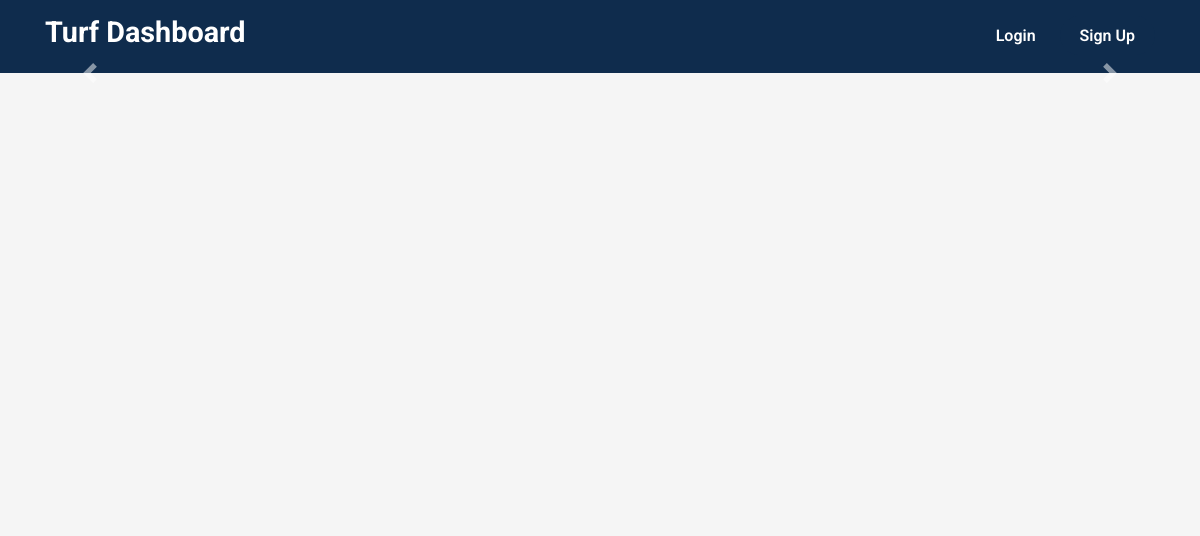
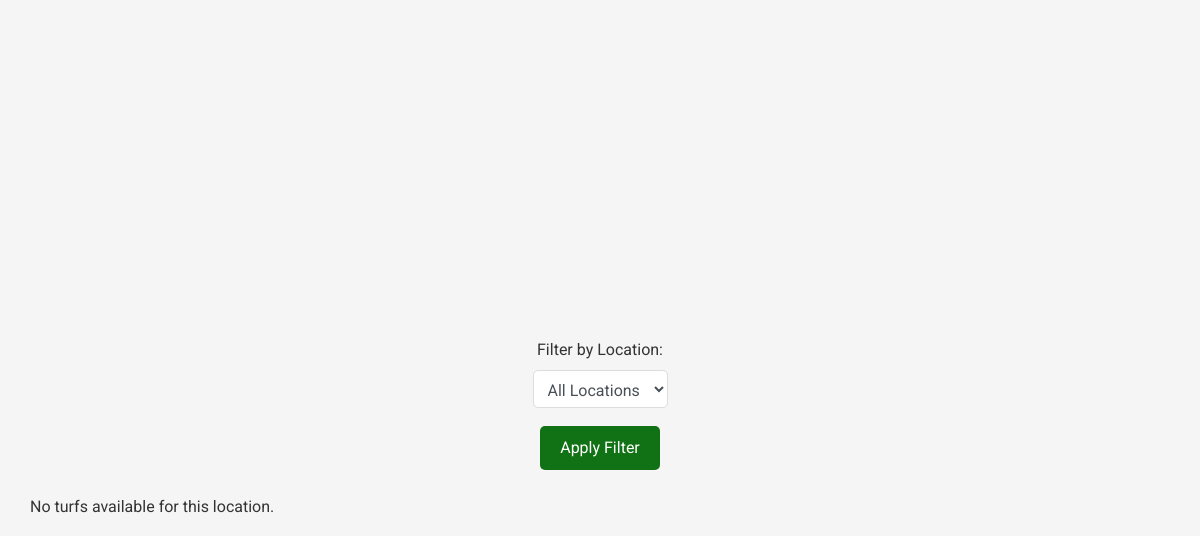
The app's page /facility_available.php, older data (2 pictures, top to bottom).
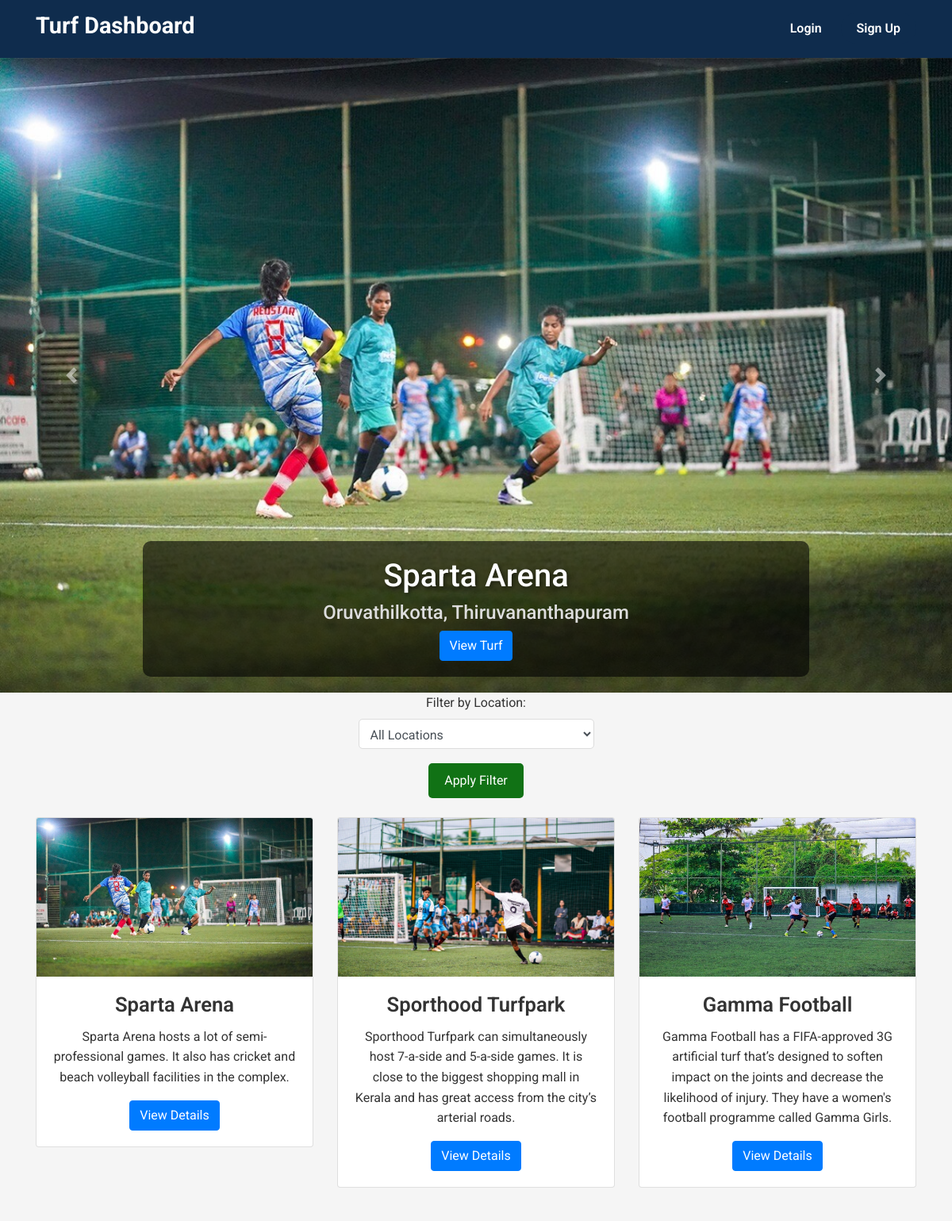
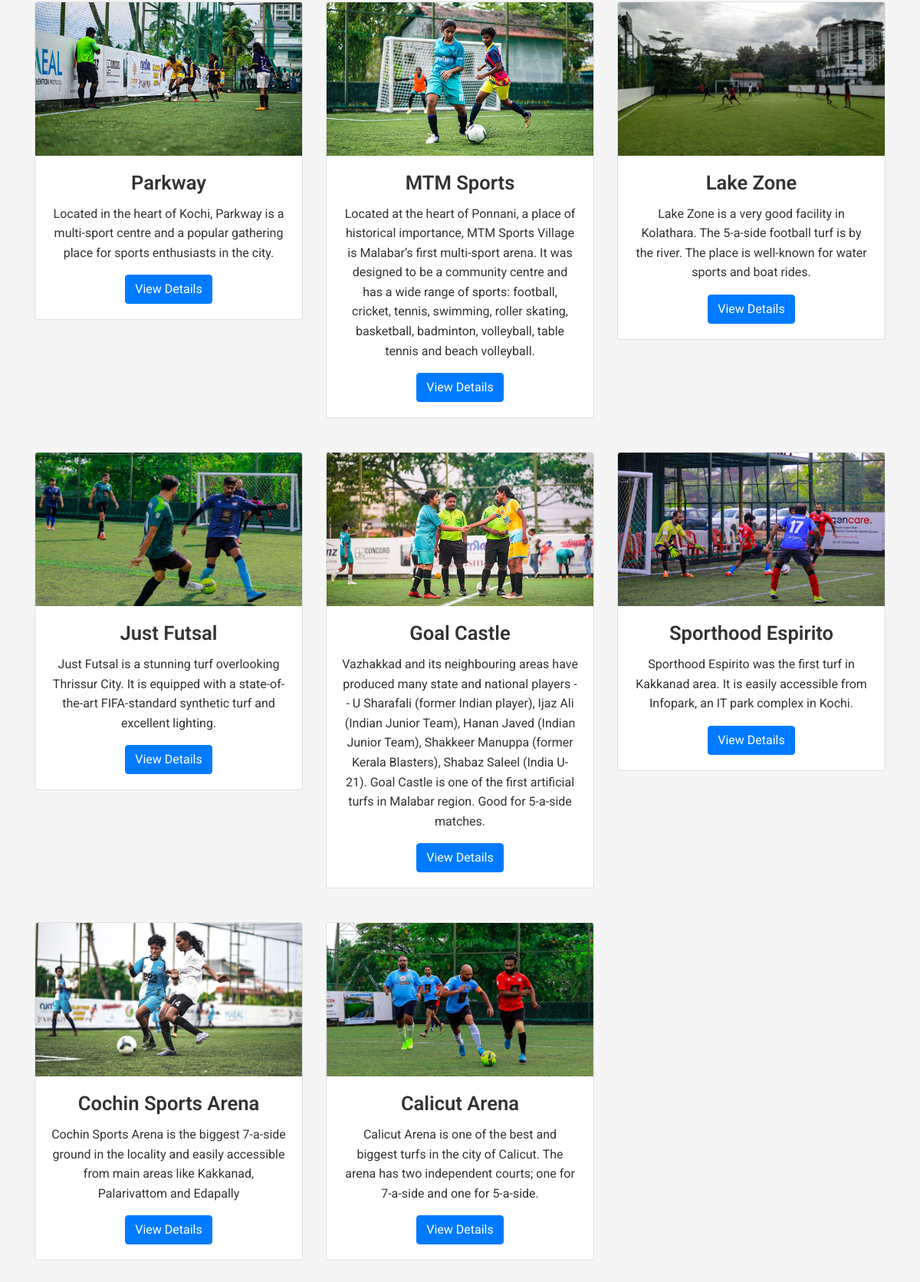
The same page, newer data (2 pictures, top to bottom).
### tables this page shows
CREATE TABLE `turfs` (
  `turf_id` int(11) NOT NULL,
  `turf_name` varchar(100) NOT NULL,
  `description` text NOT NULL,
  `location` varchar(150) NOT NULL,
  `image` varchar(255) NOT NULL,
  `price` decimal(10,2) NOT NULL,
  `status` enum('available','booked') NOT NULL DEFAULT 'available',
  `image_2` varchar(255) DEFAULT NULL
);

### facility_available.php (the view, shortened to what this page needs)
<?php
$location = isset($_GET['location']) ? $_GET['location'] : '';
if ($location) {
    $query = "SELECT * FROM turfs WHERE location = ?";
    $stmt = mysqli_prepare($conn, $query);
    mysqli_stmt_bind_param($stmt, "s", $location);
    mysqli_stmt_execute($stmt);
    $result = mysqli_stmt_get_result($stmt);
} else {
    $query = "SELECT * FROM turfs";
    $result = mysqli_query($conn, $query);
}
?>
<!DOCTYPE html>
<html lang="en">
<head>
    <link rel="stylesheet" href="https://stackpath.bootstrapcdn.com/bootstrap/4.5.2/css/bootstrap.min.css">
    <link href="assets/css/dashboard.css?v=3.3" rel="stylesheet">
    <link href="assets/css/common.css?v=1" rel="stylesheet">
</head>
<body>
<header>
    <div class="container header-container">
        <h1 class="logo">Turf Dashboard</h1>
        <nav>
            <a href="login.php">Login</a>
            <a href="signup.php" class="signup-btn">Sign Up</a>
        </nav>
    </div>
</header>
<section class="carousel-section">
    <div id="turfCarousel" class="carousel slide" data-ride="carousel">
        <div class="carousel-inner">
            <?php
            $carousel_query = "SELECT * FROM turfs LIMIT 5";
            $carousel_result = mysqli_query($conn, $carousel_query);
            $first = true;
            while ($row = mysqli_fetch_assoc($carousel_result)) {
                echo '<div class="carousel-item ' . ($first ? 'active' : '') . '">';
                echo '<img src="' . $row['image'] . '" class="d-block w-100 carousel-img" alt="' . $row['turf_name'] . '">';
                echo '<div class="carousel-caption d-none d-md-block">';
                echo '<h5>' . htmlspecialchars($row['turf_name']) . '</h5>';
                echo '<h6>' . htmlspecialchars($row['location']) . '</h6>';
                echo '<a href="view_facility.php?id=' . $row['turf_id'] . '" class="btn btn-primary">View Turf</a>';
                echo '</div></div>';
                $first = false;
            }
            ?>
        </div>
        <a class="carousel-control-prev" href="#turfCarousel" role="button" data-slide="prev">
            <span class="carousel-control-prev-icon" aria-hidden="true"></span>
        </a>
        <a class="carousel-control-next" href="#turfCarousel" role="button" data-slide="next">
            <span class="carousel-control-next-icon" aria-hidden="true"></span>
        </a>
    </div>
</section>
<section class="turf-listings">
    <div class="container text-center">
        <form method="get" action="dashboard.php" class="filter-form">
            <label for="location">Filter by Location:</label>
            <select name="location" id="location" class="form-control">
                <option value="">All Locations</option>
            </select>
            <button type="submit" class="btn btn-primary mt-2">Apply Filter</button>
        </form>
        <div class="row turf-grid mt-4">
            <?php
            if (mysqli_num_rows($result) > 0) {
                while ($row = mysqli_fetch_assoc($result)) { ?>
                    <div class="col-md-4 col-sm-6 mb-4">
                        <div class="card turf-card">
                            <img src="<?= htmlspecialchars($row['image']) ?>" alt="<?= htmlspecialchars($row['turf_name']) ?>" class="card-img-top">
                            <div class="card-body">
                                <h5 class="card-title"><?= htmlspecialchars($row['turf_name']) ?></h5>
                                <p class="card-text"><?= htmlspecialchars($row['description']) ?></p>
                                <a href="view_facility.php?TurfID=<?= $row['turf_id'] ?>" class="btn btn-primary">View Details</a>
                            </div>
                        </div>
                    </div>
                <?php }
            } else {
                echo '<p class="text-center">No turfs available for this location.</p>';
            }
            ?>
        </div>
    </div>
</section>
</body>
</html>

### assets/css/dashboard.css (style rules this page uses)
body { background-color: #f9f9f9; font-family: 'Roboto', sans-serif; color: #333; }
header { background-color: #117215; padding: 20px 0; }
.header-container { display: flex; justify-content: space-between; align-items: center; }
.logo { color: #fff; font-size: 1.8rem; font-weight: 700; }
nav a { color: #fff; margin-left: 20px; text-decoration: none; font-weight: 600; }
.signup-btn { background-color: #fff; color: #117215; padding: 8px 15px; border-radius: 5px; transition: background-color 0.3s ease; }
.carousel-section { width: 100%; height: 100vh; position: relative; }
.carousel-img { height: 100vh; object-fit: cover; }
.carousel-caption { background-color: rgba(0, 0, 0, 0.6); padding: 20px; border-radius: 10px; }
.carousel-caption h5 { font-size: 2.5rem; color: #fff; text-shadow: 2px 2px 5px rgba(0, 0, 0, 0.5); }
.carousel-caption h6 { font-size: 1.5rem; color: #ddd; }
.filter-form { display: inline-block; text-align: center; max-width: 600px; }
.filter-form select { width: 100%; padding: 10px; margin-bottom: 10px; border: 1px solid #ddd; border-radius: 5px; }
.filter-form .btn-primary { background-color: #117215; border: none; padding: 10px 20px; border-radius: 5px; }
.turf-grid { display: flex; flex-wrap: wrap; justify-content: flex-start; }
.turf-card { flex: 0 0 32%; margin-bottom: 20px; }
.card-img-top { height: 200px; object-fit: cover; }
.card-title { font-size: 1.6rem; font-weight: 600; }

### assets/css/common.css (style rules this page uses)
* { margin: 0; padding: 0; box-sizing: border-box; }
:root { --primary-color: #0f2c4d; --secondary-color: #324f74; --bg-color: #f5f5f5; --text-color: #333; --header-bg-color: #0f2c4d; --cta-hover-color: #324f74; --feature-bg-color: #f9f9f9; --footer-bg-color: #333; --footer-text-color: white; }
body { font-family: 'Roboto', sans-serif; background-color: var(--bg-color); color: var(--text-color); line-height: 1.6; }
header { background: var(--header-bg-color); color: white; padding: 15px 0; }
button, .cta-button, .signup-btn { background-color: var(--primary-color); color: white; padding: 10px 20px; border-radius: 20px; transition: background 0.3s ease; text-decoration: none; }

Row changes from the older to the newer data that the page shows:
added turfs: turf_name "Sparta Arena", location "Oruvathilkotta, Thiruvananthapuram", shows a picture, description "Sparta Arena hosts a lot of semi-professional games. It also has cricket and beach volleyball facilities in the complex."
added turfs: shows a picture, turf_name "Sporthood Turfpark", description "Sporthood Turfpark can simultaneously host 7-a-side and 5-a-side games. It is close to the biggest shopping mall in Kerala and has great access from the city’s arterial roads."
added turfs: shows a picture, turf_name "Gamma Football", description "Gamma Football has a FIFA-approved 3G artificial turf that’s designed to soften impact on the joints and decrease the likelihood of injury. They have a women's football programme called Gamma Girls."
added turfs: shows a picture, turf_name "Parkway", description "Located in the heart of Kochi, Parkway is a multi-sport centre and a popular gathering place for sports enthusiasts in the city."
added turfs: shows a picture, turf_name "MTM Sports", description "Located at the heart of Ponnani, a place of historical importance, MTM Sports Village is Malabar’s first multi-sport arena. It was designed to be a community centre and has a wide range of sports: football, cricket, tennis, swimming, roller skating, basketball, badminton, volleyball, table tennis and beach volleyball."
added turfs: shows a picture, turf_name "Lake Zone", description "Lake Zone is a very good facility in Kolathara. The 5-a-side football turf is by the river. The place is well-known for water sports and boat rides."
added turfs: shows a picture, turf_name "Just Futsal", description "Just Futsal is a stunning turf overlooking Thrissur City. It is equipped with a state-of-the-art FIFA-standard synthetic turf and excellent lighting."
added turfs: shows a picture, turf_name "Goal Castle", description "Vazhakkad and its neighbouring areas have produced many state and national players -- U Sharafali (former Indian player), Ijaz Ali (Indian Junior Team), Hanan Javed (Indian Junior Team), Shakkeer Manuppa (former Kerala Blasters), Shabaz Saleel (India U-21). Goal Castle is one of the first artificial turfs in Malabar region. Good for 5-a-side matches."
added turfs: shows a picture, turf_name "Sporthood Espirito", description "Sporthood Espirito was the first turf in Kakkanad area. It is easily accessible from Infopark, an IT park complex in Kochi."
added turfs: shows a picture, turf_name "Cochin Sports Arena", description "Cochin Sports Arena is the biggest 7-a-side ground in the locality and easily accessible from main areas like Kakkanad, Palarivattom and Edapally"
added turfs: shows a picture, turf_name "Calicut Arena", description "Calicut Arena is one of the best and biggest turfs in the city of Calicut. The arena has two independent courts; one for 7-a-side and one for 5-a-side."
Text that changed along with them:
text no longer shown: "No turfs available for this location."
